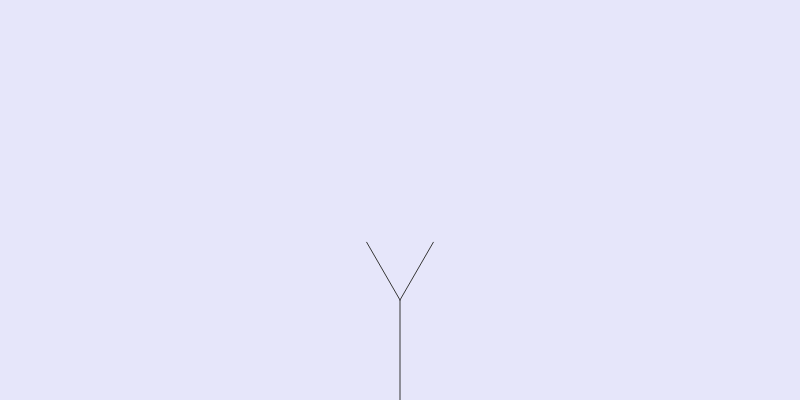
Frame 1 (no input)
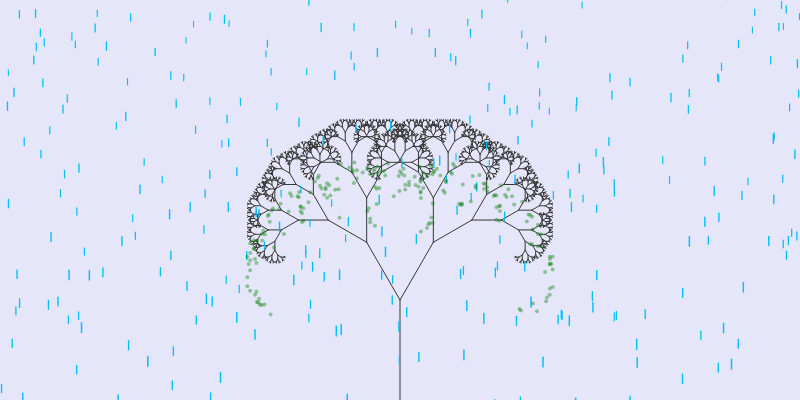
Frame 60 (no input)
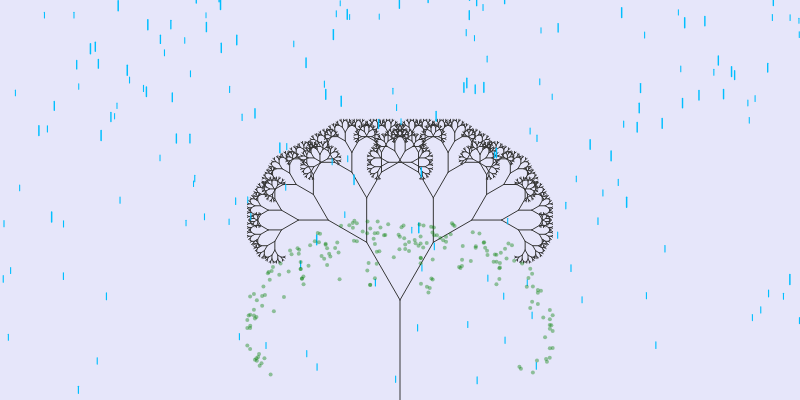
Frame 120 (the mouse pressed at the canvas centre since frame 60)

The p5.js sketch that drew these frames (run headless with seeded random() and noise() and a simulated clock; from frame 60 on, the mouse is pressed at the canvas centre):

// p5.js sketch
// ── sketch.js
var count = 0;
var tree = [];
var leaves = []
var drops = new Array(500);

function setup() {
	createCanvas(800, 400);
	
	for(var i = 0; i < drops.length; i++)  {
		drops[i] = new Drop(); 
	}
	
	var a = createVector(width/2, height);
	var b = createVector(width/2, height - 100);
	var root = new Branch(a, b);

	tree[0] = root;

}

function draw() {
	
	background(230, 230, 250);
	strokeWeight(1);
	
	var someLeaves;
	var isTreeDone = false;
	
	if(count < 10)
	{
		for (var i = tree.length - 1; i >= 0; i--) {
			if(!tree[i].finished) {
				tree.push(tree[i].branchA());
				tree.push(tree[i].branchB());
			}
			tree[i].finished = true;
		}
	}
	
	if(count === 10){
		for(var i = 0; i < tree.length; i++) {
			if(! tree[i].finished) {
				var leaf = tree[i].end.copy();
				someLeaves = random(0, 5);
				if(someLeaves < 1) {
					leaves.push(leaf);
				}
			}
		}
	}
	count++;
	
	if(!isTreeDone)
	for(var i = 0; i < tree.length; i++) {
		tree[i].show();
		isTreeDone = true;
	}
	
	for(var i = 0; i < drops.length; i++)	{
		drops[i].fall();
		drops[i].show();
	}
	
	for(var i = 0; i < leaves.length; i++) {
		fill(0,128,0, 100);
		noStroke();
		ellipse(leaves[i].x, leaves[i].y, 4, 4);
		leaves[i].y += random(0, 2);
	}	
}
// ── branch.js
function Branch(begin, end){

	this.angle = PI/6;
	this.begin = begin;
	this.end = end;
	this.finished = false;
	
	this.show = function(){
		stroke(55);
		line(this.begin.x, this.begin.y, this.end.x, this.end.y);
	}
	
	this.branchA = function() {
		var dir = p5.Vector.sub(this.end, this.begin);
		dir.rotate(this.angle);
		dir.mult(2/3);
		var newEnd = p5.Vector.add(this.end, dir);
		var brnch = new Branch(this.end, newEnd);
		return brnch;
	}
	
	this.branchB = function() {
		
		var dir = p5.Vector.sub(this.end, this.begin);
		dir.rotate(-1*this.angle);
		dir.mult(2/3);
		var newEnd = p5.Vector.add(this.end, dir);
		var brnch = new Branch(this.end, newEnd);
		return brnch;
	}
}
// ── color.js
function Color()	{
	this.R = [0, 255, 255, 255, 238, 124, 127, 132];
	this.G = [191, 255, 0, 105, 130, 252, 255, 112];
	this.B = [255, 0, 0, 180, 238, 0, 112, 255];

	//  (0, 191, 255)    [0]  Deep Sky Blue
	//  (255, 255, 0)    [1]  Yellow
	//  (255, 0, 0)      [2]  Red
	//  (255, 105, 180)  [3]  Pink
	//  (238, 130, 238)  [4]  Violet
	//  (124, 252, 0)    [5]  Lawn Green
	//  (127, 255, 212)  [6]  Aquamarine
	//  (132, 112, 255)  [7]  Light Slate Blue
}
// ── drop.js
function Drop()	{
	
	this.x = random(width);
	this.y = random(-500, -100);
	this.z = random(0, 10);
	this.len = map(this.z, 0, 20, 5, 15);
	this.yspeed = map(this.z, 0, 20, 1, 20);
	
	this.c = new Color();
	
	this.fall = function()	{
		this.y = this.y + this.yspeed;
		var grav = map(this.z, 0, 20, 0, 0.2);
		this.yspeed += grav;
		if(this.y > height){
			this.y = random(-500, -100);
			this.yspeed = map(this.z, 0, 40, 1, 3);
		}
	}
  
	this.show = function()	{
		var thick = map(this.z, 0, 40, 1, 3);
		strokeWeight(thick);
		var indx = 0;
		stroke(this.c.R[indx], this.c.G[indx], this.c.B[indx]);
		line(this.x, this.y, this.x, this.y + this.len);
	}

}
